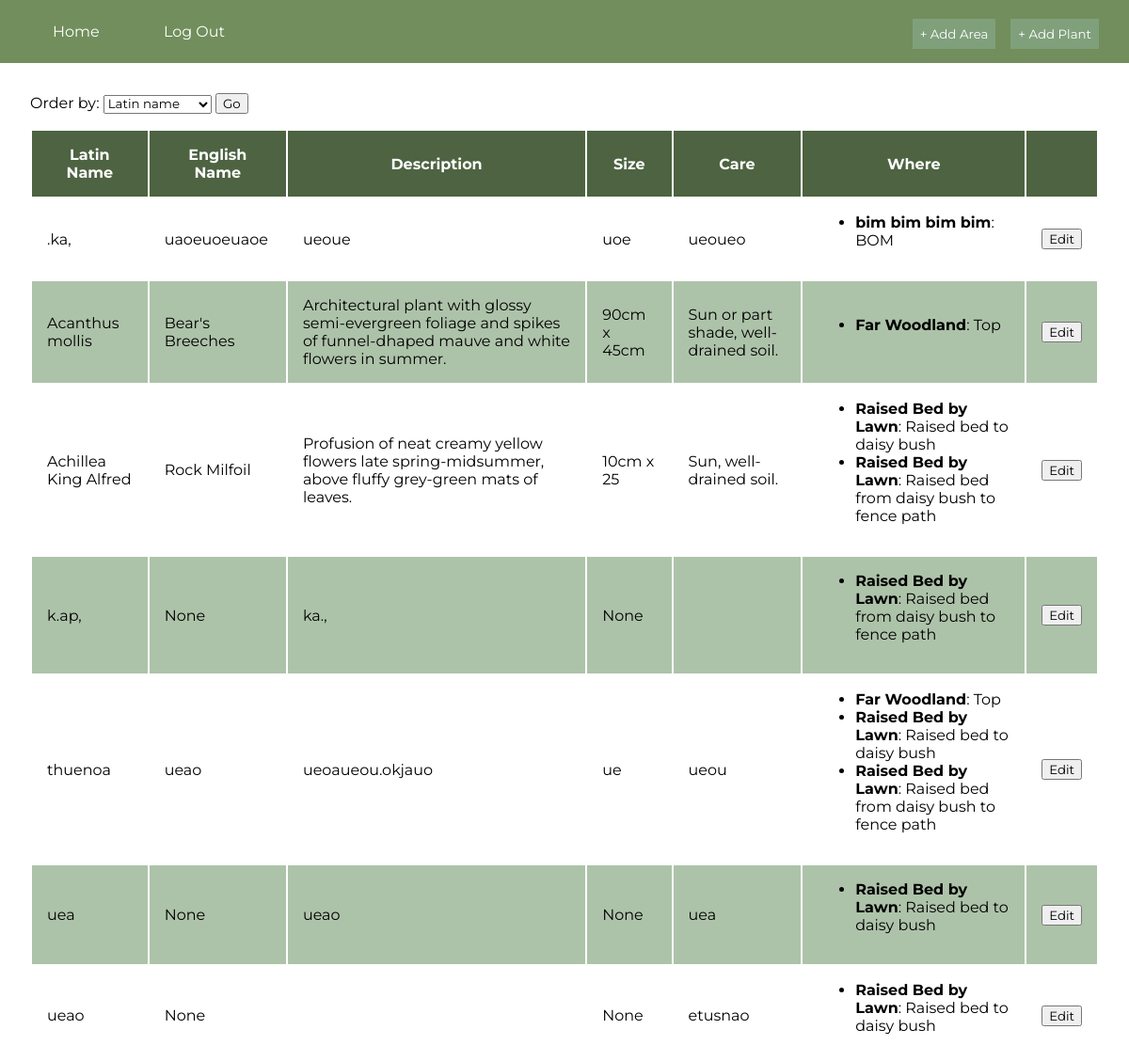
The app's page / (signed in) with its own data.
### plants/models.py (models this page shows, shortened)
class Plant(models.Model):
    latin_name = models.CharField(max_length=100,blank=True,null=True)
    english_name = models.CharField(max_length=100,blank=True,null=True)
    description = models.TextField(blank=True,null=True)
    size = models.CharField(max_length=100,blank=True,null=True)
    care = models.TextField(blank=True,null=True)
    where = models.ManyToManyField(
            'SpecificArea',
            related_name='plants',
            related_query_name='plant',
            )

class SpecificArea(models.Model):
    name = models.CharField(max_length=100)
    general_area = models.ForeignKey(
            'Area',
            on_delete=models.CASCADE,
            related_name='specific_areas',
            related_query_name='specific_area',
            )
    def __str__(self):
        return self.name

class Area(models.Model):
    name = models.CharField(max_length=100)
    def __str__(self):
        return self.name

### plants/views.py (the view)
# urls.py: path('', PlantView.as_view(), name='home')
class PlantView(ListView):
    model = Plant
    template_name = 'index.html'
    context_object_name = 'all_plants'
    def get_queryset(self):
        order=self.request.GET.get('orderby','latin_name')
        return Plant.objects.order_by(order)

### templates/index.html (shortened to what this page needs)
{% extends 'base.html' %}
{% block content %}
<p>
Order by:
<select>
    <option name="latin_name" value="latin_name">Latin name</option>
</select>
<button onclick="sort()">Go</button>
</p>
<table>
    <thead>
        <th>Latin Name</th>
        <th>English Name</th>
        <th>Description</th>
        <th>Size</th>
        <th>Care</th>
        <th>Where</th>
        <th></th>
    </thead>
    {% for plant in all_plants %}
    <tr>
        <td>{{ plant.latin_name }}</td>
        <td>{{ plant.english_name }}</td>
        <td>{{ plant.description }}</td>
        <td>{{ plant.size }}</td>
        <td>{{ plant.care }}</td>
        <td>
            <ul>
                {% for ar in plant.where.all %}
                    <li><strong>{{ ar.general_area}}</strong>: {{ ar }}</li>
                {% endfor %}
            </ul>
        </td>
        <td>
            <a href="{% url 'edit_plant' plant.pk %}"><button>Edit</button></a>
        </td>
    </tr>
    {% endfor %}
</table>
{% endblock content %}

### templates/base.html (style rules this page uses)
* { font-family: Montserrat; }
:root { --darkest: #4D6341; --darker: #4F6B47; --mid: #718E5C; --lighter: #80A07C; --lightest: #ADC3A9; }
html, body { margin: 0; }

### templates/index.html (style rules this page uses)
th { background-color: var(--darkest); color: white; }
thead * { position: sticky; top: .5rem; }
tr:nth-child(even) { background: var(--lightest); }
td, th { padding: 1rem; }
tr button { cursor: pointer; }

### records on screen
Plant: latin_name ".ka,", english_name "uaoeuoeuaoe", description "ueoue", size "uoe", care "ueoueo"
SpecificArea: general_area "bim bim bim bim", name "BOM"
Plant: latin_name "Acanthus mollis", english_name "Bear's Breeches", description "Architectural plant with glossy semi-evergreen foliage and spikes of funnel-dhaped mauve and white flowers in summer.", size "90cm x 45cm", care "Sun or part shade, well-drained soil."
SpecificArea: general_area "Far Woodland", name "Top"
Plant: latin_name "Achillea King Alfred", english_name "Rock Milfoil", description "Profusion of neat creamy yellow flowers late spring-midsummer, above fluffy grey-green mats of leaves.", size "10cm x 25", care "Sun, well-drained soil."
SpecificArea: general_area "Raised Bed by Lawn", name "Raised bed to daisy bush"
SpecificArea: general_area "Raised Bed by Lawn", name "Raised bed from daisy bush to fence path"
Plant: latin_name "k.ap,", english_name "None", description "ka.,", size "None"
Plant: latin_name "thuenoa", english_name "ueao", description "ueoaueou.okjauo", size "ue", care "ueou"
Plant: latin_name "uea", english_name "None", description "ueao", size "None", care "uea"
Plant: latin_name "ueao", english_name "None", size "None", care "etusnao"
